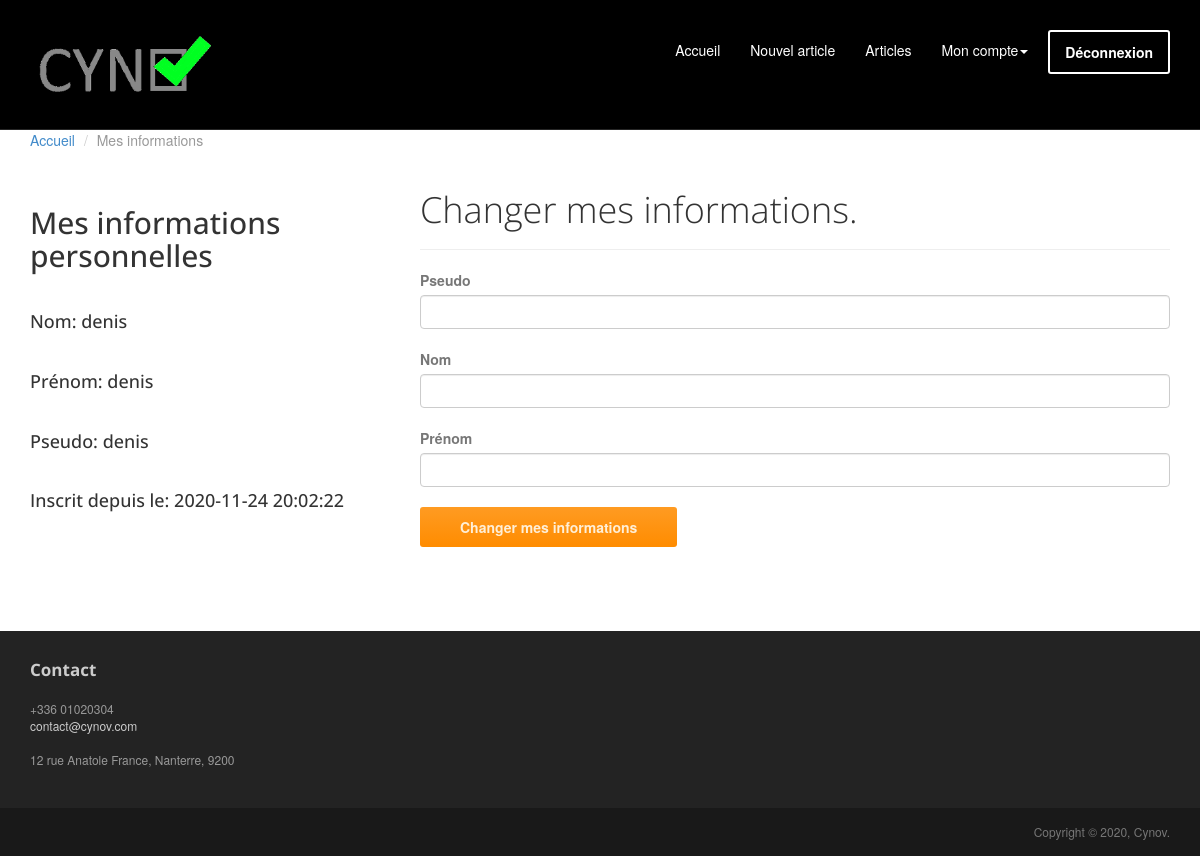
Page /profile.php (signed in) on the committed database.
### tables this page shows
CREATE TABLE IF NOT EXISTS `user` (
  `id_user` int(11) NOT NULL AUTO_INCREMENT,
  `nom` varchar(20) NOT NULL,
  `prenom` varchar(20) NOT NULL,
  `login` varchar(20) NOT NULL,
  `mdp` varchar(100) NOT NULL,
  `inscription` datetime DEFAULT CURRENT_TIMESTAMP,
  `admin` tinyint(1) NOT NULL,
  PRIMARY KEY (`id_user`)
);

### profile.php (the view, shortened to what this page needs)
<?php include "inc\header.php";
?>
<body>
	<div class="container">
		<ol class="breadcrumb">
			<li><a href="index.html">Accueil</a></li>
			<li class="active">Mes informations</li>
		</ol>
		<div class="row">
			<aside class="col-md-4 sidebar sidebar-left">
				<div class="row widget">
					<div class="col-xs-12">
						<h2>Mes informations personnelles</h2>
					</div>
                </div>
                <div class="row widget">
					<div class="col-xs-12">
                        <h4>Nom: <?php $result = $pdo->query("SELECT * FROM user WHERE login = '" . $_SESSION['login'] . "'");
                                        while ($users = $result->fetch(PDO::FETCH_OBJ)) {
                                            echo $users->nom;
                                        } ?>
                        </h4>
					</div>
				</div>
				<div class="row widget">
					<div class="col-xs-12">
                        <h4>Prénom: <?php $result = $pdo->query("SELECT * FROM user WHERE login = '" . $_SESSION['login'] . "'");
                                        while ($users = $result->fetch(PDO::FETCH_OBJ)) {
                                            echo $users->prenom;
                                        } ?>
                        </h4>
					</div>
				</div>
				<div class="row widget">
					<div class="col-xs-12">
                        <h4>Pseudo: <?php $result = $pdo->query("SELECT * FROM user WHERE login = '" . $_SESSION['login'] . "'");
                                        while ($users = $result->fetch(PDO::FETCH_OBJ)) {
                                            echo $users->login;
                                        } ?></h4> <h4></h4>
					</div>
                </div>
                <div class="row widget">
					<div class="col-xs-12">
                        <h4>Inscrit depuis le:
                        <?php $result = $pdo->query("SELECT * FROM user WHERE login = '" . $_SESSION['login'] . "'");
                                        while ($users = $result->fetch(PDO::FETCH_OBJ)) {
                                            echo $users->inscription;
                                        } ?>
                        </h4>
					</div>
				</div>
			</aside>
			<article class="col-md-8 maincontent">
				<header class="page-header">
					<h1 class="page-title">Changer mes informations.</h1>
				</header>
				<form action="" method="post">
								<div class="top-margin">
									<label>Pseudo</label>
									<input type="text" name="login" class="form-control">
								</div>
								<div class="top-margin">
									<label>Nom</label>
									<input type="text" name="nom" class="form-control">
								</div>
								<div class="top-margin">
									<label>Prénom</label>
									<input type="text" name="prenom" class="form-control">
								</div>
								<div class="top-margin">
										<button class="btn btn-action" type="submit">Changer mes informations</button>
								</div>
				</form>
			</article>
		</div>
	</div>
</body>
<?php include "inc\jooter.php" ?>

### assets/css/main.css (style rules this page uses)
h1, h2, h3, h4, h5, h6 { font-family:"Open sans", Helvetica, Arial; }
h1, .h1, h2, .h2, h3, .h3 { margin-top:30px; }
label { color: #777; }
.page-title { margin-top:20px; font-weight:300; }
.breadcrumb { background:none; padding:0; margin:30px 0 0px 0; }
.top-margin { margin-top:20px; }
.sidebar { padding-top:36px; padding-bottom:30px; }
.sidebar .widget { margin-bottom:20px; }
.sidebar h1, .sidebar .h1, .sidebar h2, .sidebar .h2, .sidebar h3, .sidebar .h3 { margin-top:20px; }

### rows in the picture
user: nom "denis", prenom "denis", login "denis", inscription "2020-11-24 20:02:22"
